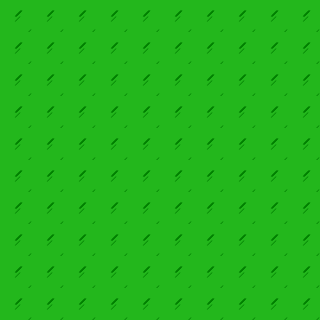

Tiled map render using the project's own tile images. Description and the map definition, with tile-layer contents summarised, below:
An orthogonal 10x10 tile map with 32x32 px tiles, 1 tile layer (Tile Layer 1).

<map version="1.0" orientation="orthogonal" renderorder="right-down" width="10" height="10" tilewidth="32" tileheight="32" nextobjectid="1">
 <tileset firstgid="1" name="grass" tilewidth="32" tileheight="32" tilecount="25" columns="5">
  <image source="grass.png" width="185" height="185" />
 </tileset>
 <layer name="Tile Layer 1" width="10" height="10">
  <data>[100 cells, 100 non-empty, 1 distinct tile ids]</data>
 </layer>
</map>